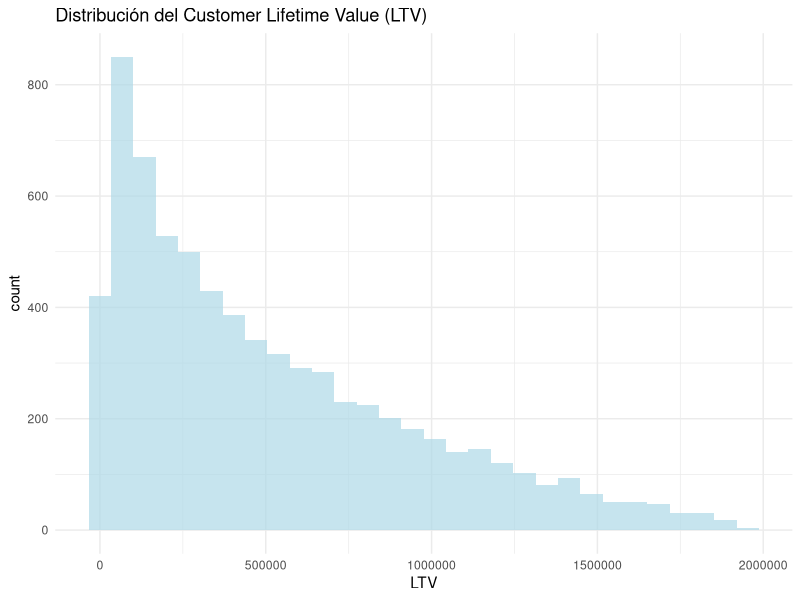
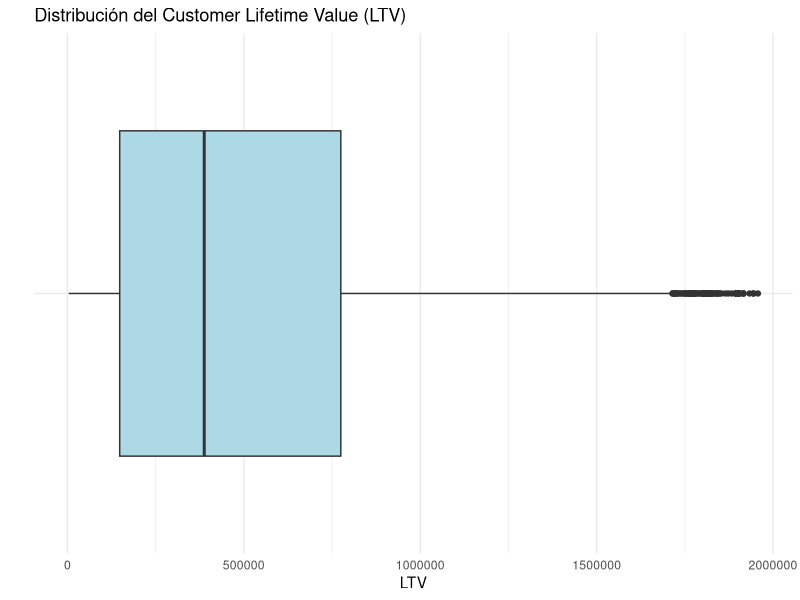
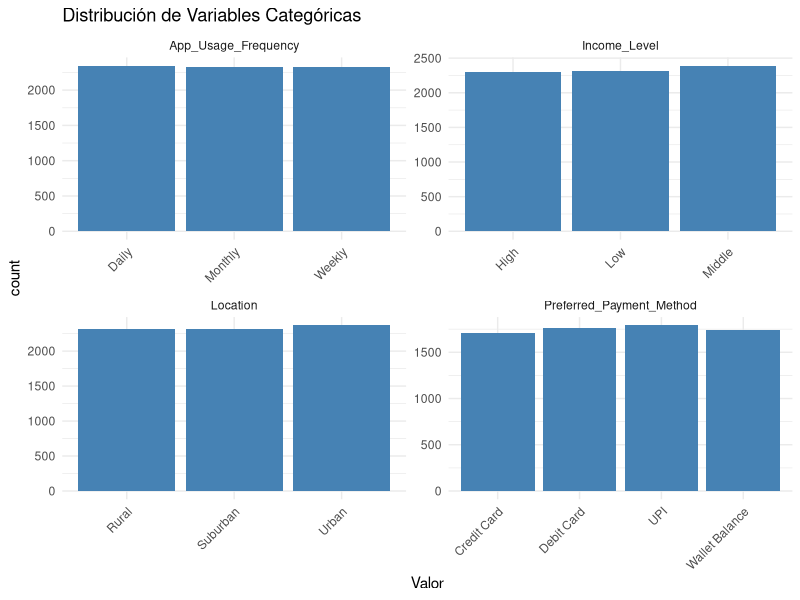
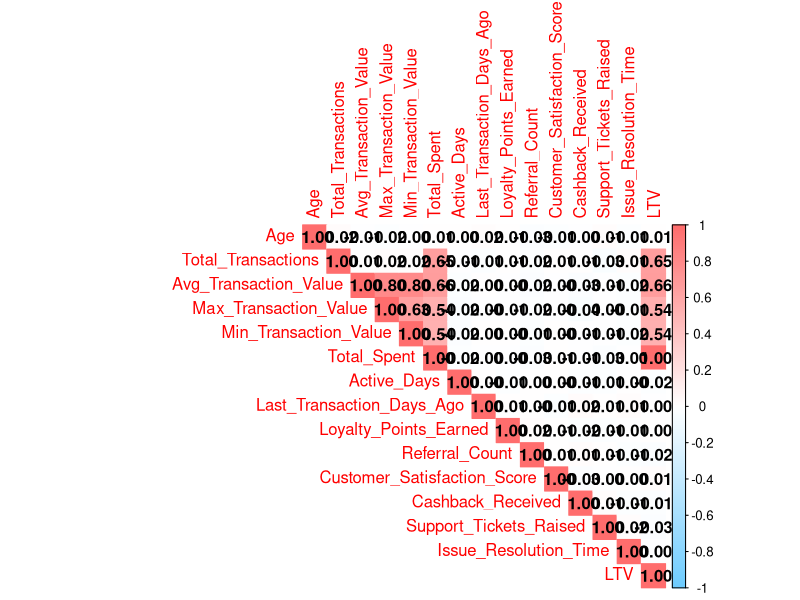

The R source for these figures, in order:
## ---- chunk 1
knitr::opts_chunk$set(echo = TRUE, fig.width = 8, fig.height = 5)
## ---- chunk 2
library(tidyverse)
library(dplyr)
library(ggplot2)
library(corrplot)
## ---- chunk 3
# Descarga de archivos FinTech Customer Life Time Value (LTV) Datase
data <- read.csv("digital_wallet_ltv_dataset.csv")
head(data)
## ---- chunk 4
str(data)
## ---- chunk 5
summary(data)
## ---- chunk 6
colSums(is.na(data))
## ---- chunk 7
# Histograma del LTV
ggplot(data, aes(x = LTV)) +
  geom_histogram(bins = 30, fill = "lightblue", alpha = 0.7) +
  ggtitle("Distribución del Customer Lifetime Value (LTV)") +
  theme_minimal()
# BOXPLOT
ggplot(data, aes(x = "", y = LTV)) +
  geom_boxplot(fill = "lightblue") +
  ggtitle("Distribución del Customer Lifetime Value (LTV)") +
  xlab("") +
  theme_minimal() +
   coord_flip()
 
## ---- chunk 8
data_long <- data %>%
  select(Income_Level, Location, Preferred_Payment_Method, App_Usage_Frequency) %>%
  pivot_longer(cols = everything(),
               names_to = "Variable",
               values_to = "Valor")

ggplot(data_long, aes(x = Valor)) +
  geom_bar(fill = "steelblue") +
  facet_wrap(~ Variable, scales = "free") +   # una gráfica por variable
  theme_minimal() +
  theme(axis.text.x = element_text(angle = 45, hjust = 1)) +
  labs(title = "Distribución de Variables Categóricas")
## ---- chunk 9
datos_numericos <- data %>%
  select(Age, Total_Transactions, Avg_Transaction_Value,Max_Transaction_Value, Min_Transaction_Value, Total_Spent, 
         Active_Days, Last_Transaction_Days_Ago, Loyalty_Points_Earned, Referral_Count, Customer_Satisfaction_Score, Cashback_Received,Support_Tickets_Raised, Issue_Resolution_Time,Customer_Satisfaction_Score, LTV)

# Calcular la matriz de correlación
matriz_cor <- cor(datos_numericos, use = "complete.obs") # 'use' maneja NAs

# Visualizar la matriz de correlación
corrplot(
  matriz_cor, 
  method = "color",
  col = colorRampPalette(c("#6DCCFF", "white", "#FF6D6D"))(200),
  type = "upper",
  addCoef.col = "black"
        )

## ---- chunk 10


## ---- chunk 11

## ---- chunk 12

